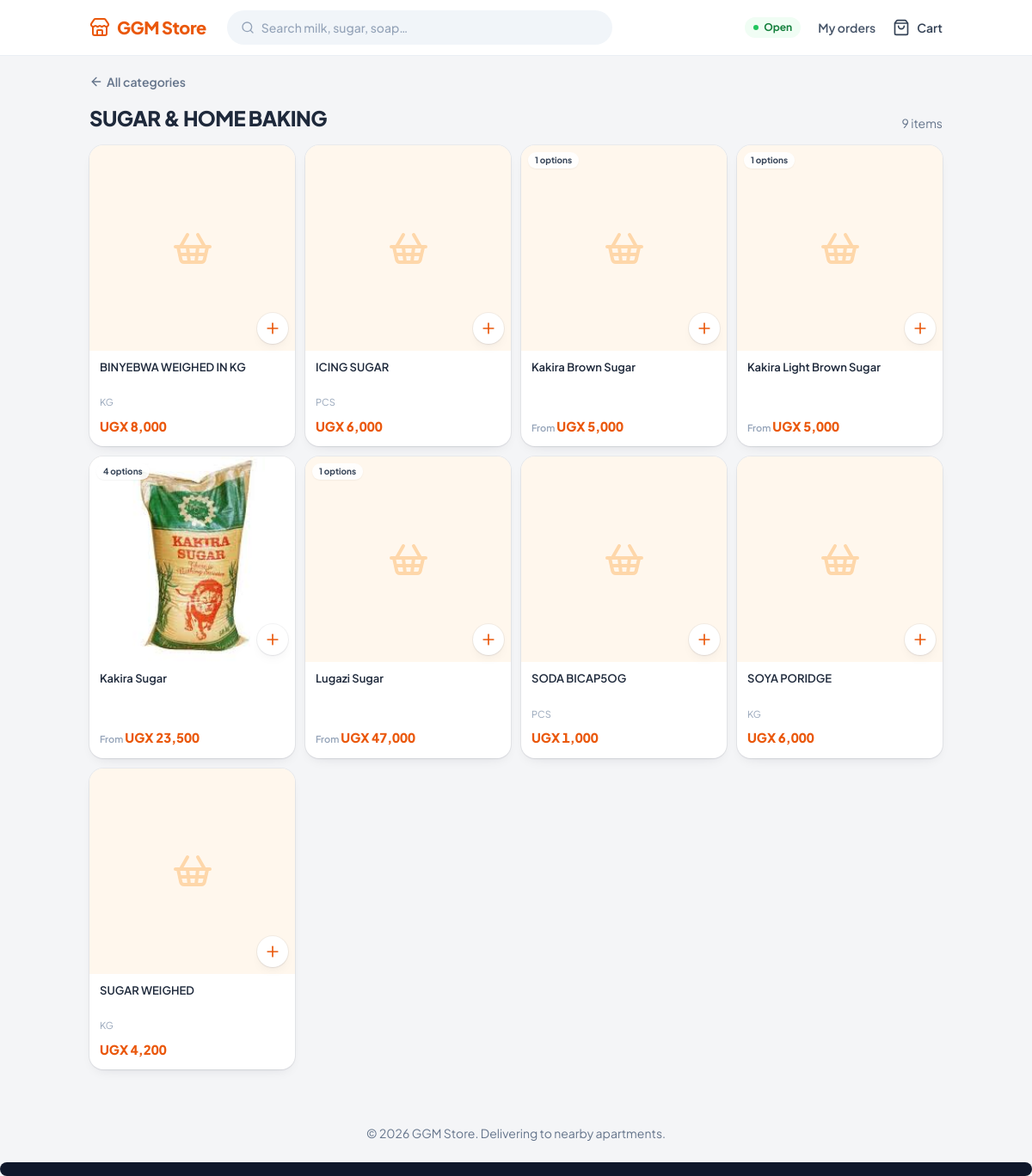
/group/1/, run on the app's committed database.
### marketplace/models.py (models this page shows, shortened)
class ProductGroup(models.Model):
    name = models.CharField(max_length=255, unique=True)

class Product(models.Model):
    code = models.CharField(max_length=50, unique=True, db_index=True) # e.g., "000001"
    name = models.CharField(max_length=255)
    parent_group = models.CharField(
        max_length=255,
        blank=True,
        null=True,
        db_index=True,
        help_text="Items with the same parent group will be grouped together (e.g., 'Kakira Sugar')",
    )
    variant_label = models.CharField(
        max_length=50,
        blank=True,
        null=True,
        help_text="The specific variant shown to the customer (e.g., '1KG', '25KG', 'Chilli')",
    )
    group = models.ForeignKey(ProductGroup, on_delete=models.SET_NULL, null=True, blank=True)
    unit = models.ForeignKey(Unit, on_delete=models.SET_NULL, null=True, blank=True)
    cost_price = models.DecimalField(max_digits=10, decimal_places=2, default=0.00)
    selling_price = models.DecimalField(max_digits=10, decimal_places=2, default=0.00)
    stock_quantity = models.DecimalField(max_digits=10, decimal_places=2, default=0.00)
    low_stock_threshold = models.DecimalField(
        max_digits=10,
        decimal_places=2,
        default=5.00,
        help_text="Alert when stock falls to or below this number",
    )
    manually_disabled = models.BooleanField(default=False)
    is_active = models.BooleanField(default=True) # Toggle to hide out-of-stock or disabled items
    image = models.ImageField(
        upload_to='products/',
        null=True,
        blank=True,
        storage=CloudinaryMediaStorage(),
    )
    @property
    def thumbnail_url(self):
        if self.image:
            return self.image.url
        return None

class Unit(models.Model):
    name = models.CharField(max_length=50, unique=True) # e.g., PCS, KG, CARTON

### marketplace/views.py (the view)
# urls.py: path('group/<int:group_id>/', views.product_list, name='product_list'),
def product_list(request, group_id):
    group = get_object_or_404(ProductGroup, id=group_id)
    raw_products = Product.objects.filter(
        group=group, is_active=True, selling_price__gt=0
    ).select_related('unit').order_by('name')
    products = _group_products(raw_products)
    return render(request, 'marketplace/product_list.html', {
        'group': group,
        'products': products,
        'config': _get_store_config(),
    })

### marketplace/context_processors.py (called while the page is built)
def vapid_public_key(request):
    return {'VAPID_PUBLIC_KEY': settings.VAPID_PUBLIC_KEY}

def store_context(request):
    return {
        'config': SimpleLazyObject(_load_config),
        'current_customer': SimpleLazyObject(lambda: _load_customer(request)),
    }

### marketplace/storage.py (called while the page is built, shortened)
    def url(self, name):
        if self._fallback_storage is not None:
            return self._fallback_storage.url(name)

### marketplace/views.py (called while the page is built)
def _get_store_config():
    config, _ = StoreConfig.objects.get_or_create(pk=1)
    return config

### templates/marketplace/product_list.html (shortened to what this page needs)
{% extends "base.html" %}
{% block mobile_header %}
    {% url 'home' as home_url %}
{% endblock %}
{% block content %}
<a href="{% url 'home' %}" class="mb-4 hidden items-center gap-1 text-sm font-semibold text-slate-500 transition-colors hover:text-brand-600 md:inline-flex">
    <i data-lucide="arrow-left" class="h-4 w-4"></i> All categories
</a>
<div class="mb-4 flex items-end justify-between gap-3">
    <h1 class="sr-only text-2xl font-extrabold tracking-tight text-slate-800 md:not-sr-only">{{ group.name }}</h1>
    <p class="text-sm text-slate-500">{{ products|length }} item{{ products|length|pluralize }}</p>
</div>
<div class="grid grid-cols-2 gap-3 sm:grid-cols-3 md:grid-cols-4">
    {% for item in products %}
        {% include "marketplace/_product_card.html" with product=item.product is_group=item.is_group parent_name=item.parent_name variant_count=item.variant_count min_price=item.min_price image_product=item.image_product %}
    {% endfor %}
</div>
{% endblock %}

### templates/marketplace/_product_card.html (shortened to what this page needs)
{% with img=image_product|default:product %}
<article class="relative flex h-full flex-col overflow-hidden rounded-2xl bg-white shadow-card ring-1 ring-slate-900/5">
    <div class="relative aspect-square bg-brand-50">
        <a href="{% url 'product_detail' product.id %}"
           class="absolute inset-0 block"
           aria-label="View {{ parent_name|default:product.name }}">
            {% if img.image and img.thumbnail_url %}
                <img src="{{ img.thumbnail_url }}" alt="" width="300" height="300"
                     loading="lazy" decoding="async"
                     class="h-full w-full object-cover">
            {% else %}
                <span class="grid h-full w-full place-items-center text-orange-200">
                    <i data-lucide="shopping-basket" class="h-12 w-12"></i>
                </span>
            {% endif %}
        </a>
        {% if promo %}
            <span class="pointer-events-none absolute left-2 top-2 rounded-full bg-brand-600 px-2 py-0.5 text-[10px] font-bold text-white shadow-sm">Promo</span>
        {% elif is_group %}
            <span class="pointer-events-none absolute left-2 top-2 rounded-full bg-white/90 px-2 py-0.5 text-[10px] font-bold text-slate-700 shadow-sm">{{ variant_count }} options</span>
        {% endif %}
        {% if is_group %}
            <a href="{% url 'product_detail' product.id %}"
               class="absolute bottom-2 right-2 z-10 grid h-9 w-9 place-items-center rounded-full bg-white text-brand-600 shadow-card ring-1 ring-slate-900/5 transition-transform active:scale-90"
               aria-label="Choose an option for {{ parent_name|default:product.name }}">
                <i data-lucide="plus" class="h-5 w-5"></i>
            </a>
        {% elif not config.is_open %}
            <span class="absolute bottom-2 right-2 z-10 grid h-9 w-9 place-items-center rounded-full bg-slate-100 text-slate-400" aria-label="Closed: the store is not taking orders">
                <i data-lucide="lock" class="h-4 w-4"></i>
            </span>
        {% elif product.stock_quantity <= 0 or product.manually_disabled %}
        {% else %}
            <button type="button"
                    hx-post="{% url 'add_to_cart' product.id %}"
                    hx-swap="none"
                    data-add-to-cart
                    data-name="{{ product.name }}"
                    class="absolute bottom-2 right-2 z-10 grid h-9 w-9 place-items-center rounded-full bg-white text-brand-600 shadow-card ring-1 ring-slate-900/5 transition-transform active:scale-90"
                    aria-label="Add {{ product.name }} to cart">
                <i data-lucide="plus" class="h-5 w-5"></i>
            </button>
        {% endif %}
    </div>
    <div class="flex flex-1 flex-col px-3 pb-3 pt-2.5">
        <a href="{% url 'product_detail' product.id %}"
           class="line-clamp-2 min-h-[2.4rem] text-[13px] font-semibold leading-[1.2rem] text-slate-800">{{ parent_name|default:product.name }}</a>
        {% if not is_group %}
        <div class="mt-1 flex items-center gap-1.5">
            <span class="truncate text-[11px] text-slate-400">{{ product.unit.name|default:"PCS" }}</span>
        </div>
        {% endif %}
        <p class="mt-auto pt-2 text-[15px] font-extrabold tabular-nums text-brand-600">
            {% if is_group %}<span class="text-[11px] font-semibold text-slate-400">From </span>UGX {{ min_price|floatformat:"0g" }}{% else %}UGX {{ product.selling_price|floatformat:"0g" }}{% endif %}
        </p>
    </div>
</article>
{% endwith %}

### data on the page
ProductGroup: name "SUGAR & HOME BAKING"
Product: name "BINYEBWA WEIGHED IN KG", unit.name "KG", selling_price "8,000"
Product: name "ICING SUGAR", unit.name "PCS", selling_price "6,000"
Product: variant_count "1", parent_group+name "Kakira Brown Sugar", selling_price "5,000"
Product: variant_count "1", parent_group+name "Kakira Light Brown Sugar", selling_price "5,000"
Product: thumbnail_url (picture), selling_price "23,500"
Product: parent_group.name "Kakira Sugar"
Product: variant_count "1", parent_group+name "Lugazi Sugar", selling_price "47,000"
Product: name "SODA BICAP5OG", unit.name "PCS", selling_price "1,000"
Product: name "SOYA PORIDGE", unit.name "KG", selling_price "6,000"
Product: name "SUGAR WEIGHED", unit.name "KG", selling_price "4,200"

### other printed values
{{ products|length }} "9"
